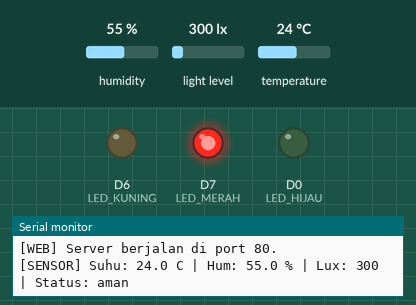
Recording of a sketch running on a simulated ESP8266 (NodeMCU). Parts: output pins drawn as LEDs (lit = HIGH), the last lines printed to the serial monitor. Inputs (shaded band) come from the test bench; at power-on: humidity 55 %, light level 300 lx, temperature 24 °C. WiFi joins after 1.5 s; servers stay silent unless stated; storage starts empty.

Above: at 3.0 s.
3.1 s: humidity set to 58 %
7.5 s: humidity set to 61 %
At 11.0 s:
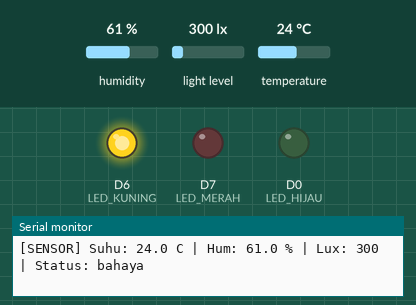
11.5 s: humidity set to 22 %
At 15.2 s:
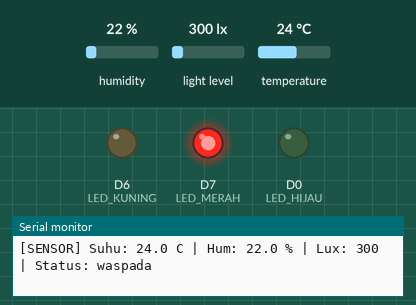
15.5 s: humidity set to 68 %
At 18.4 s:
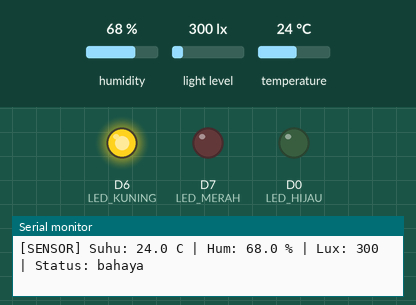
Timing chart, 0 to 19.9 s (numbered marks = the images above; inputs shaded):
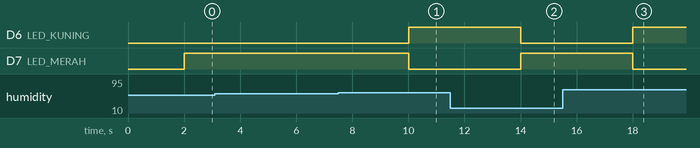

Measured:
- the behaviour switches between 59 and 60 % on humidity (found by bisection; images 0 and 1)
- after the input at 7.5 s, D6 (LED_KUNING): LOW → HIGH after 2.5 s; D7 (LED_MERAH): HIGH → LOW after 2.5 s
- after the input at 11.5 s, D6 (LED_KUNING): HIGH → LOW after 2.5 s; D7 (LED_MERAH): LOW → HIGH after 2.5 s
- after the input at 15.5 s, D6 (LED_KUNING): LOW → HIGH after 2.5 s; D7 (LED_MERAH): HIGH → LOW after 2.5 s

The sketch:

cabai_monitor_esp8266.ino
```cpp
/**************************************************************
 * PROTOTYPE SISTEM PEMANTAUAN TANAMAN CABAI BERBASIS IoT
 * NodeMCU ESP8266 + DHT22 + BH1750 + 3 LED + Web Server LittleFS
 * VERSI FINAL - Pemetaan pin final:
 *   DHT22 DATA : D5 (GPIO14)
 *   LED HIJAU  : D0 (GPIO16) | LED KUNING : D6 | LED MERAH : D7
 *   BH1750     : SDA=D2, SCL=D1, ADDR=GND
 * Fitur: Decision Tree (AMAN/WASPADA/BAHAYA), API JSON real-time,
 *        dashboard dari LittleFS, WiFi STA + fallback Access Point,
 *        fault tolerance sederhana untuk DHT22.
 **************************************************************/

#include <ESP8266WiFi.h>
#include <ESP8266WebServer.h>
#include <ESP8266mDNS.h>
#include <LittleFS.h>
#include <Wire.h>
#include <BH1750.h>
#include "DHT.h"

// ===== KONFIGURASI WIFI =====
const char* WIFI_SSID = "MONITORING CABAI";      // Ganti SSID router
const char* WIFI_PASS = "12345678";  // Ganti password router
const char* AP_SSID   = "CABAI-MONITORING";       // Hotspot fallback
const char* AP_PASS   = "12345678";

// ===== PEMETAAN PIN FINAL =====
#define DHTPIN     D5    // GPIO14 - Data DHT22
#define DHTTYPE    DHT22
#define LED_HIJAU  D0    // GPIO16 - Status AMAN
#define LED_KUNING D6    // GPIO12 - Status WASPADA
#define LED_MERAH  D7    // GPIO13 - Status BAHAYA
// BH1750: SDA=D2 (GPIO4), SCL=D1 (GPIO5), ADDR=GND

// ===== THRESHOLD DECISION TREE =====
#define SUHU_MIN 24.0
#define SUHU_MAX 30.0
#define HUM_MIN  60.0
#define HUM_MAX  85.0
#define LUX_MIN  10000
#define LUX_MAX  50000

DHT dht(DHTPIN, DHTTYPE);
BH1750 lightMeter;
ESP8266WebServer server(80);

// ===== VARIABEL GLOBAL =====
float suhu = 27.0, hum = 70.0, lux = 0.0;
bool  dhtError = false;                 // true jika DHT22 gagal dibaca
String statusKode  = "aman";            // aman / waspada / bahaya
String statusJudul = "Optimal";
String daftarMasalahJSON = "[]";

unsigned long lastRead = 0;
const unsigned long INTERVAL_BACA = 2000;  // 2 detik

// =====================================================
// SETUP
// =====================================================
void setup() {
  Serial.begin(115200);
  delay(300);

  // Inisialisasi LED indikator
  pinMode(LED_HIJAU, OUTPUT);
  pinMode(LED_KUNING, OUTPUT);
  pinMode(LED_MERAH, OUTPUT);
  digitalWrite(LED_HIJAU, LOW);
  digitalWrite(LED_KUNING, LOW);
  digitalWrite(LED_MERAH, LOW);

  // Inisialisasi sensor
  dht.begin();
  Wire.begin(D2, D1);  // SDA=D2, SCL=D1
  lightMeter.begin(BH1750::CONTINUOUS_HIGH_RES_MODE);

  // Mount filesystem LittleFS
  if (LittleFS.begin()) {
    Serial.println("[FS] LittleFS berhasil di-mount.");
  } else {
    Serial.println("[FS] GAGAL mount LittleFS! Upload filesystem dulu.");
  }

  // Koneksi WiFi (Station, fallback Access Point)
  setupWiFi();

  // Routing web server
  server.on("/", HTTP_GET, []() { serveFile("/index.html"); });
  server.on("/api/data", HTTP_GET, handleAPI);
  server.onNotFound(handleNotFound);
  server.begin();
  Serial.println("[WEB] Server berjalan di port 80.");
}

// =====================================================
// LOOP UTAMA
// =====================================================
void loop() {
  server.handleClient();

  if (millis() - lastRead >= INTERVAL_BACA) {
    lastRead = millis();
    bacaSensor();
    prosesDecisionTree();
    updateLED();
  }
}

// =====================================================
// WIFI: Station dengan fallback Access Point
// =====================================================
void setupWiFi() {
  WiFi.mode(WIFI_STA);
  WiFi.begin(WIFI_SSID, WIFI_PASS);
  Serial.print("[WiFi] Menghubungkan ke "); Serial.print(WIFI_SSID);

  unsigned long start = millis();
  while (WiFi.status() != WL_CONNECTED && millis() - start < 15000) {
    delay(500);
    Serial.print(".");
  }

  if (WiFi.status() == WL_CONNECTED) {
    Serial.println();
    Serial.println("[WiFi] Terhubung ke router!");
    Serial.print("[WiFi] IP: "); Serial.println(WiFi.localIP());
    if (MDNS.begin("cabaimonitor")) {
      Serial.println("[mDNS] http://cabaimonitor.local");
    }
  } else {
    Serial.println();
    Serial.println("[WiFi] Gagal ke router. Aktifkan Access Point...");
    WiFi.mode(WIFI_AP);
    WiFi.softAP(AP_SSID, AP_PASS);
    Serial.print("[AP] SSID: "); Serial.println(AP_SSID);
    Serial.print("[AP] Buka: http://"); Serial.println(WiFi.softAPIP());
  }
}

// =====================================================
// PEMBACAAN SENSOR + FAULT TOLERANCE SEDERHANA
// =====================================================
void bacaSensor() {
  float s = dht.readTemperature();
  float h = dht.readHumidity();
  float l = lightMeter.readLightLevel();

  if (isnan(s) || isnan(h)) {
    dhtError = true;   // Sensor gagal: pertahankan nilai terakhir
    Serial.println("[WARNING] DHT22 tidak terbaca!");
  } else {
    dhtError = false;
    suhu = s;
    hum = h;
  }

  if (!isnan(l) && l >= 0) { lux = l; }

  Serial.printf("[SENSOR] Suhu: %.1f C | Hum: %.1f %% | Lux: %.0f | Status: %s\n",
                suhu, hum, lux, statusKode.c_str());
}

// =====================================================
// DECISION TREE (Logika inti)
// =====================================================
void prosesDecisionTree() {
  int masalah = 0;
  String arr = "";

  if (suhu < SUHU_MIN || suhu > SUHU_MAX) {
    masalah++;
    arr += String("\"") + (suhu > SUHU_MAX ? "Suhu terlalu tinggi" : "Suhu terlalu rendah") + "\"";
  }
  if (hum < HUM_MIN || hum > HUM_MAX) {
    masalah++;
    if (arr.length()) arr += ",";
    arr += String("\"") + (hum < HUM_MIN ? "Kelembapan rendah" : "Kelembapan tinggi") + "\"";
  }
  if (lux < LUX_MIN || lux > LUX_MAX) {
    masalah++;
    if (arr.length()) arr += ",";
    arr += String("\"") + (lux < LUX_MIN ? "Cahaya kurang" : "Cahaya terlalu intens") + "\"";
  }

  daftarMasalahJSON = "[" + arr + "]";

  if (masalah == 0)      { statusKode = "aman";    statusJudul = "Optimal";    }
  else if (masalah >= 2) { statusKode = "bahaya";  statusJudul = "Bahaya";     }
  else                   { statusKode = "waspada"; statusJudul = "Peringatan"; }
}

// =====================================================
// KONTROL LED INDIKATOR
// =====================================================
void updateLED() {
  digitalWrite(LED_HIJAU,  (statusKode == "aman")    ? HIGH : LOW);
  digitalWrite(LED_KUNING, (statusKode == "waspada") ? HIGH : LOW);
  digitalWrite(LED_MERAH,  (statusKode == "bahaya")  ? HIGH : LOW);
}

// =====================================================
// WEB SERVER: API JSON
// =====================================================
void handleAPI() {
  String json = "{";
  json += "\"suhu\":"  + String(suhu, 1) + ",";
  json += "\"hum\":"   + String(hum, 1)  + ",";
  json += "\"lux\":"   + String((long)lux) + ",";
  json += "\"status\":\"" + statusKode  + "\",";
  json += "\"judul\":\""  + statusJudul + "\",";
  json += "\"masalah\":"  + daftarMasalahJSON + ",";
  json += "\"dht_error\":"; json += dhtError ? "true" : "false";
  json += "}";
  server.send(200, "application/json", json);
}

// =====================================================
// WEB SERVER: sajikan file dari LittleFS
// =====================================================
bool serveFile(const String& path) {
  if (!LittleFS.exists(path)) return false;
  File f = LittleFS.open(path, "r");
  if (!f) return false;

  String type = "text/plain";
  if      (path.endsWith(".html")) type = "text/html";
  else if (path.endsWith(".css"))  type = "text/css";
  else if (path.endsWith(".js"))   type = "application/javascript";
  else if (path.endsWith(".png"))  type = "image/png";
  else if (path.endsWith(".svg"))  type = "image/svg+xml";
  else if (path.endsWith(".ico"))  type = "image/x-icon";

  server.streamFile(f, type);
  f.close();
  return true;
}

void handleNotFound() {
  String uri = server.uri();
  if (uri == "/") uri = "/index.html";
  if (serveFile(uri)) return;
  server.send(404, "text/plain", "404: File tidak ditemukan di LittleFS.");
}
```
